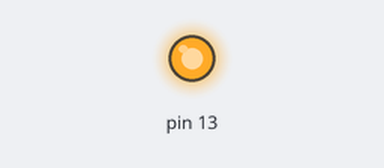
Recording of a sketch running on a simulated Arduino Uno, built with avr-gcc and run on an emulated ATmega328P. On the bench: output pins drawn as LEDs (lit = HIGH).

Above: at 0.2 s.
At 24.0 s:
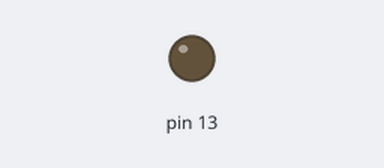
Timing chart, 0 to 32.5 s (numbered marks = the images above):
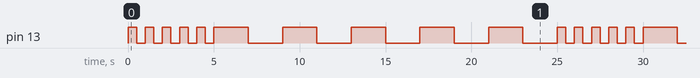

Measured:
- by itself, pin 13: repeats every 25.0 s: 4 × (LOW 0.50 s, HIGH 0.50 s), LOW 0.50 s, 5 × (HIGH 2.0 s, LOW 2.0 s), HIGH 0.50 s
- by itself, everything shown: repeats every 25.0 s, in 20 steps

The sketch:

Week_3.ino
```cpp
void setup() {
  pinMode(13,OUTPUT);
}

void loop() {
  for(int i=1;i<=5;i++)
  {
    digitalWrite(13,HIGH);
    delay(500);
    digitalWrite(13,LOW);
    delay(500);
  }
   for(int i=1;i<=5;i++)
  {
    digitalWrite(13,HIGH);
    delay(2000);
    digitalWrite(13,LOW);
    delay(2000);
  }
}
```

Week_2.c
```cpp
#include <stdio.h>
int main()
{
 int i, n, t1 = 0, t2 = 1, nextTerm;
 printf("Fibonacci Series: ");
 for (i = 1; i <= 6; ++i)
 { printf("%d, ", t1);
 nextTerm = t1 + t2; t1 = t2;
 t2 = nextTerm; }
}
```
